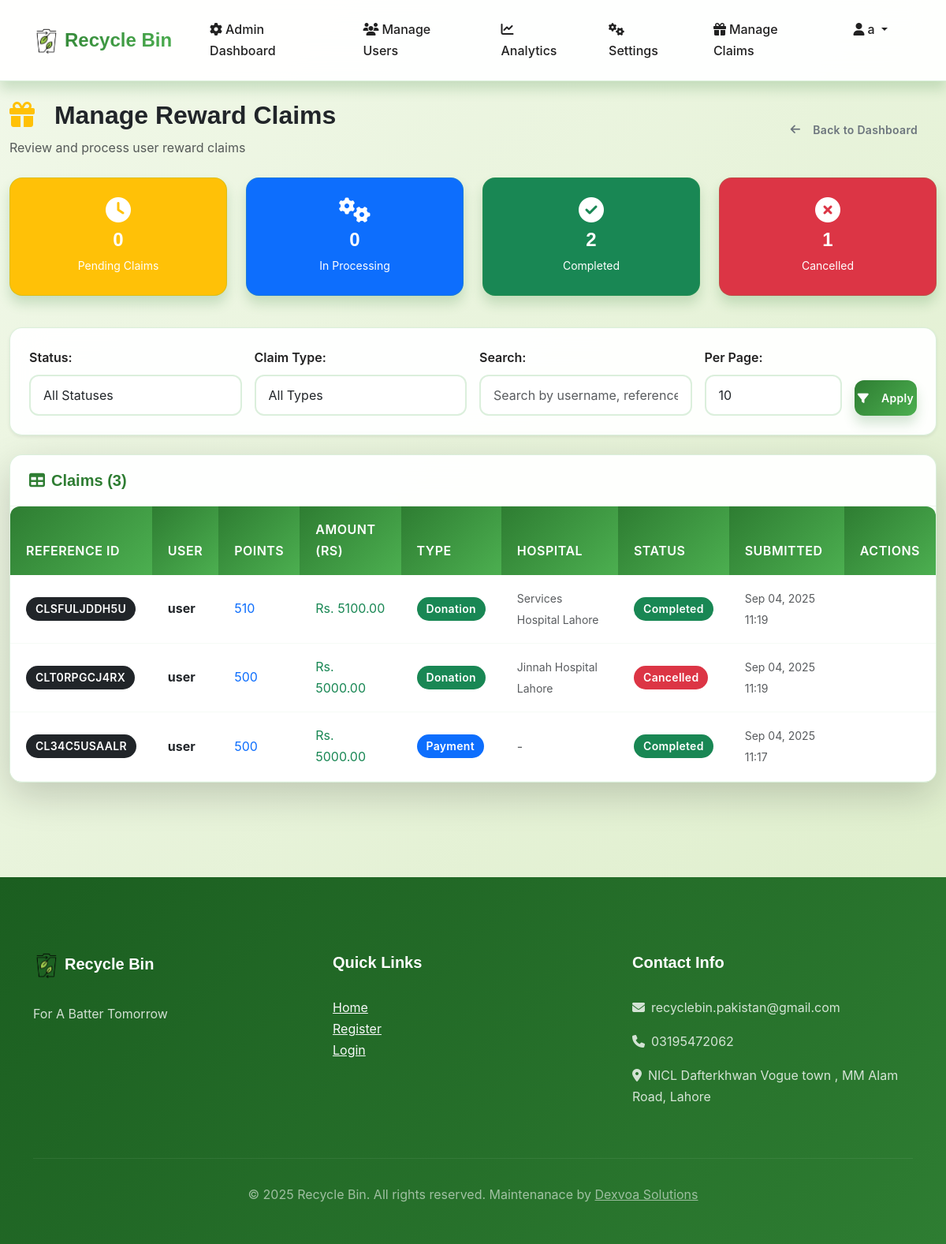
Before: /trash/manage-claims/ (signed in) with the older database file.
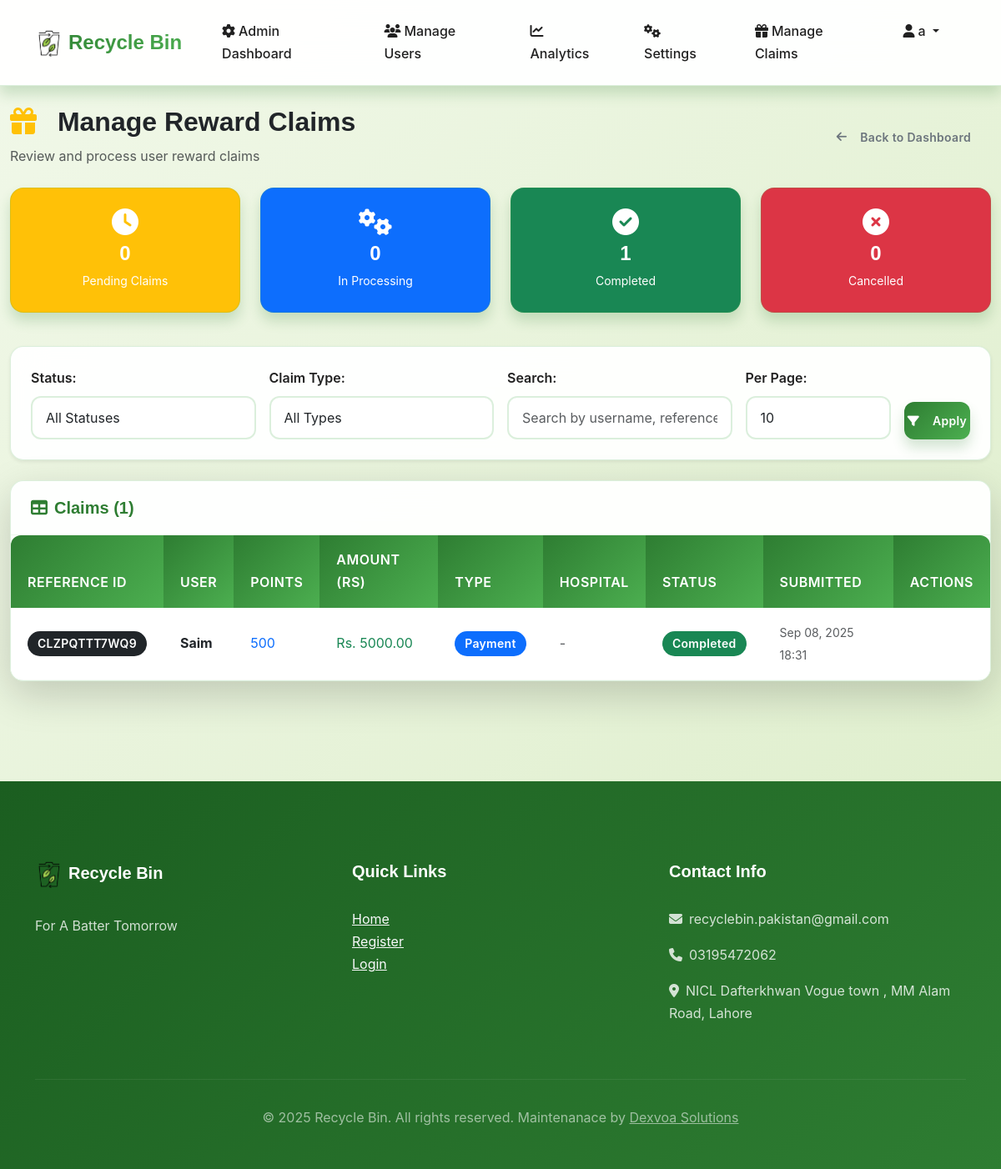
After: the same page with the newer database file.
### trash/models.py (models this page shows, shortened)
class RewardClaim(models.Model):
    STATUS_CHOICES = (
        ('pending', 'Pending'),
        ('processing', 'In Processing'),
        ('completed', 'Completed'),
        ('cancelled', 'Cancelled'),
    )
    CLAIM_TYPE_CHOICES = (
        ('payment', 'Payment'),
        ('donation', 'Donation'),
    )
    user = models.ForeignKey(CustomUser, on_delete=models.CASCADE, related_name='reward_claims')
    claim_amount = models.PositiveIntegerField(verbose_name="Points to Claim")
    monetary_amount = models.DecimalField(max_digits=10, decimal_places=2, verbose_name="Monetary Amount (Rs)", default=0)
    claim_type = models.CharField(max_length=10, choices=CLAIM_TYPE_CHOICES)
    donation_hospital = models.CharField(max_length=100, blank=True, null=True, verbose_name="Donation Hospital")
    status = models.CharField(max_length=15, choices=STATUS_CHOICES, default='pending')
    created_at = models.DateTimeField(auto_now_add=True)
    updated_at = models.DateTimeField(auto_now=True)
    processed_by = models.ForeignKey(CustomUser, null=True, blank=True,
                                    on_delete=models.SET_NULL,
                                    related_name='processed_claims',
                                    limit_choices_to={'user_type': 'admin'})
    processed_at = models.DateTimeField(null=True, blank=True)
    notes = models.TextField(blank=True)
    reference_id = models.CharField(max_length=20, blank=True, unique=True, editable=False)

### accounts/models.py (models this page shows, shortened)
class CustomUser(AbstractUser):
    USER_TYPE_CHOICES = (
        ('user', 'Regular User'),
        ('rider', 'Rider'),
        ('admin', 'Admin')
    )
    STATUS_CHOICES = (
        ('active', 'Active'),
        ('inactive', 'Inactive'),
        ('suspended', 'Suspended'),
    )
    user_type = models.CharField(max_length=10, choices=USER_TYPE_CHOICES, default='user')
    phone = models.CharField(max_length=15, blank=True)
    reward_points = models.PositiveIntegerField(default=0)
    profile_image = models.ImageField(upload_to='profile_images/', blank=True, null=True)
    location = models.CharField(max_length=255, blank=True, help_text="Default collection location")
    status = models.CharField(max_length=10, choices=STATUS_CHOICES, default='active')
    created_at = models.DateTimeField(auto_now_add=True)
    updated_at = models.DateTimeField(auto_now=True)
    id_proof = models.ImageField(upload_to='id_proofs/', blank=True, null=True)
    vehicle_type = models.CharField(max_length=50, blank=True, null=True)
    vehicle_model = models.CharField(max_length=50, blank=True, null=True)
    license_plate = models.CharField(max_length=20, blank=True, null=True)
    vehicle_color = models.CharField(max_length=30, blank=True, null=True)

### trash/views.py (the view, shortened to what this page needs)
# urls.py: path('manage-claims/', views.manage_claims, name='manage_claims'),
@login_required
@user_passes_test(lambda u: u.user_type == 'admin')
def manage_claims(request):
    claims = RewardClaim.objects.all().order_by('-created_at')
    status_filter = request.GET.get('status', '')
    claim_type_filter = request.GET.get('claim_type', '')
    search_query = request.GET.get('search', '')
    per_page = int(request.GET.get('per_page', 10))
    if status_filter:
        claims = claims.filter(status=status_filter)
    if claim_type_filter:
        claims = claims.filter(claim_type=claim_type_filter)
    paginator = Paginator(claims, per_page)
    page_number = request.GET.get('page')
    page_obj = paginator.get_page(page_number)
    status_counts = {
        'pending': RewardClaim.objects.filter(status='pending').count(),
        'processing': RewardClaim.objects.filter(status='processing').count(),
        'completed': RewardClaim.objects.filter(status='completed').count(),
        'cancelled': RewardClaim.objects.filter(status='cancelled').count(),
    }
    context = {
        'claims': page_obj,
        'status_filter': status_filter,
        'claim_type_filter': claim_type_filter,
        'search_query': search_query,
        'per_page': per_page,
        'status_counts': status_counts,
        'is_paginated': paginator.num_pages > 1,
        'page_obj': page_obj,
    }
    return render(request, 'trash/manage_claims.html', context)

### templates/trash/manage_claims.html (shortened to what the changed rows need)
{% extends 'base.html' %}
{% load static %}
{% block content %}
<div class="container-fluid py-4">
    <div class="row mb-4">
        <div class="col-12">
            <div class="d-flex justify-content-between align-items-center">
                <div>
                    <h1 class="h2 fw-bold text-dark mb-2">
                        <i class="fas fa-gift text-warning me-3"></i>
                        Manage Reward Claims
                    </h1>
                </div>
            </div>
        </div>
    </div>
    <div class="row mb-4">
        <div class="col-lg-3 col-md-6 mb-3">
            <div class="card bg-success text-white">
                <div class="card-body text-center">
                    <i class="fas fa-check-circle fa-2x mb-2"></i>
                    <h4 class="mb-1">{{ status_counts.completed }}</h4>
                    <small>Completed</small>
                </div>
            </div>
        </div>
        <div class="col-lg-3 col-md-6 mb-3">
            <div class="card bg-danger text-white">
                <div class="card-body text-center">
                    <i class="fas fa-times-circle fa-2x mb-2"></i>
                    <h4 class="mb-1">{{ status_counts.cancelled }}</h4>
                    <small>Cancelled</small>
                </div>
            </div>
        </div>
    </div>
    {% if claims %}
        <div class="card shadow-lg">
            <div class="card-header">
                <h5 class="mb-0">
                    <i class="fas fa-table me-2"></i>Claims ({{ claims.paginator.count }})
                </h5>
            </div>
            <div class="card-body p-0">
                <div class="table-responsive">
                    <table class="table table-hover mb-0">
                        <thead class="table-dark">
                            <tr>
                                <th>Reference ID</th>
                                <th>User</th>
                                <th>Points</th>
                                <th>Amount (Rs)</th>
                                <th>Type</th>
                                <th>Hospital</th>
                                <th>Status</th>
                                <th>Submitted</th>
                                <th>Actions</th>
                            </tr>
                        </thead>
                        <tbody>
                            {% for claim in claims %}
                            <tr>
                                <td><span class="badge bg-dark">{{ claim.reference_id }}</span></td>
                                <td><strong>{{ claim.user.username }}</strong></td>
                                <td><span class="text-primary">{{ claim.claim_amount }}</span></td>
                                <td><span class="text-success">Rs. {{ claim.monetary_amount }}</span></td>
                                <td>
                                    <span class="badge {% if claim.claim_type == 'payment' %}bg-primary{% else %}bg-success{% endif %}">
                                        {{ claim.get_claim_type_display }}
                                    </span>
                                </td>
                                <td>
                                    {% if claim.donation_hospital %}
                                        <small class="text-muted">{{ claim.donation_hospital }}</small>
                                    {% else %}
                                        <span class="text-muted">-</span>
                                    {% endif %}
                                </td>
                                <td>
                                    <span class="badge
                                        {% if claim.status == 'pending' %}bg-warning
                                        {% elif claim.status == 'processing' %}bg-primary
                                        {% elif claim.status == 'completed' %}bg-success
                                        {% elif claim.status == 'cancelled' %}bg-danger
                                        {% endif %}">
                                        {{ claim.get_status_display }}
                                    </span>
                                </td>
                                <td><small class="text-muted">{{ claim.created_at|date:"M d, Y H:i" }}</small></td>
                                <td>
                                </td>
                            </tr>
                            {% endfor %}
                        </tbody>
                    </table>
                </div>
            </div>
        </div>
    {% endif %}
</div>
{% endblock %}

Changed rows visible on the page:
removed RewardClaim: reference_id "CLSFULJDDH5U", user.username "user", claim_amount "510", monetary_amount "5100.00", claim_type "Donation", donation_hospital "Services Hospital Lahore", status "Completed", created_at "Sep 04, 2025 11:19"
removed RewardClaim: reference_id "CLT0RPGCJ4RX", user.username "user", claim_amount "500", monetary_amount "5000.00", claim_type "Donation", donation_hospital "Jinnah Hospital Lahore", status "Cancelled", created_at "Sep 04, 2025 11:19"
removed RewardClaim: reference_id "CL34C5USAALR", user.username "user", claim_amount "500", monetary_amount "5000.00", claim_type "Payment", status "Completed", created_at "Sep 04, 2025 11:17"
added RewardClaim: reference_id "CLZPQTTT7WQ9", user.username "Saim", claim_amount "500", monetary_amount "5000.00", claim_type "Payment", status "Completed", created_at "Sep 08, 2025 18:31"
Other visible differences:
{{ status_counts.completed }}: "2" → "1"
{{ status_counts.cancelled }}: "1" → "0"
{{ claims.paginator.count }}: "3" → "1"
